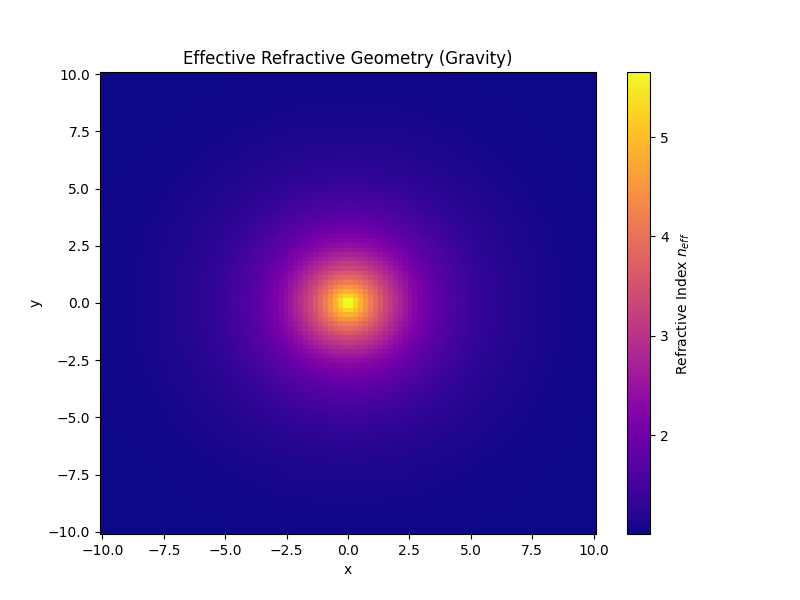

Write Python code to recreate this figure.
import numpy as np
import matplotlib.pyplot as plt

def run_refraction_sim():
    print("LCT Simulation A: Gravitational Refraction")
    # Grid Setup
    x = np.linspace(-10, 10, 100)
    y = np.linspace(-10, 10, 100)
    X, Y = np.meshgrid(x, y)
    
    # Mass at center creates Impedance Gradient
    R = np.sqrt(X**2 + Y**2)
    Z0_vacuum = 377.0
    # Impedance increases near mass (loading)
    Z_local = Z0_vacuum * (1 + 5.0 * np.exp(-R/2.0))
    
    # Refractive Index n ~ Z_local
    n = Z_local / Z0_vacuum
    
    plt.figure(figsize=(8,6))
    plt.pcolormesh(X, Y, n, shading='auto', cmap='plasma')
    plt.colorbar(label='Refractive Index $n_{eff}$')
    plt.title("Effective Refractive Geometry (Gravity)")
    plt.xlabel("x")
    plt.ylabel("y")
    plt.show()

if __name__ == "__main__":
    run_refraction_sim()
